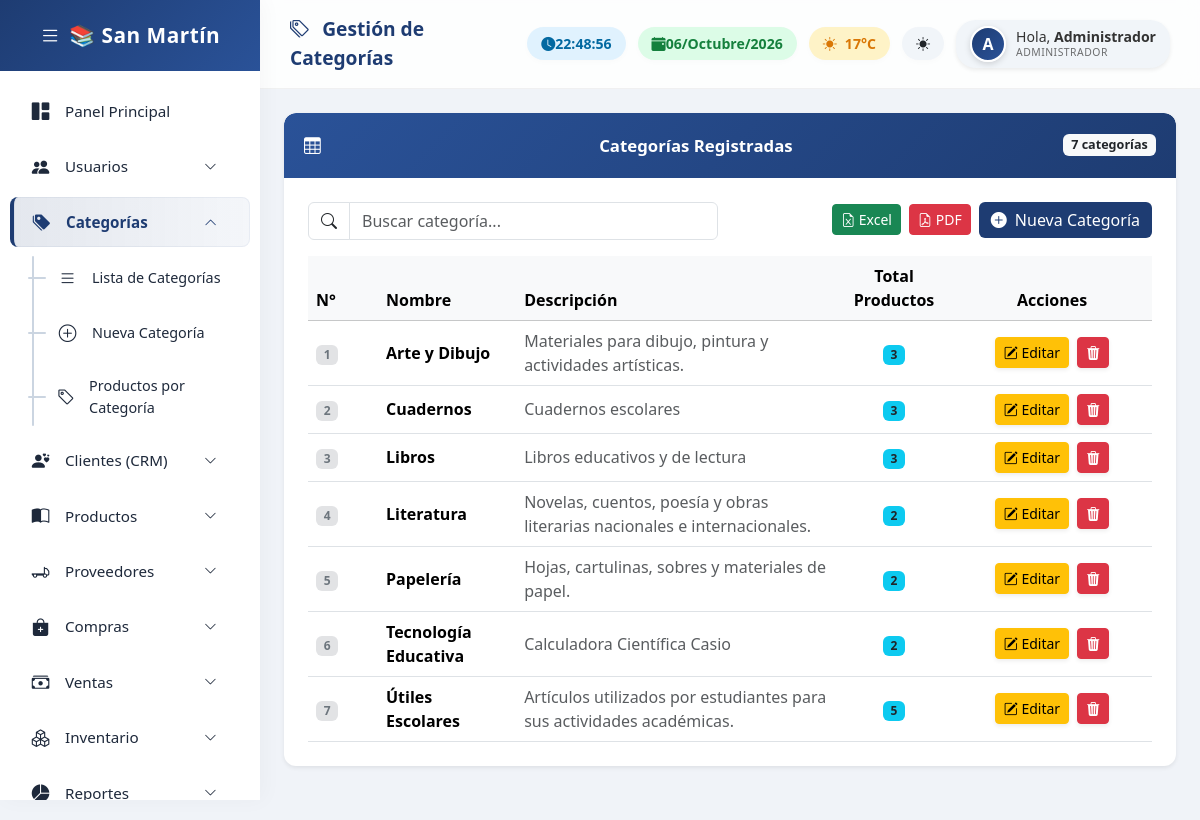
Page /categorias/index.php (signed in) on the committed database.
### tables this page shows
CREATE TABLE `categorias` (
  `id_categoria` int(11) NOT NULL AUTO_INCREMENT,
  `nombre_categoria` varchar(100) DEFAULT NULL,
  `codigo_categoria` varchar(20) DEFAULT NULL,
  `icono` varchar(50) DEFAULT 'bi-tags-fill',
  `categoria_padre` int(11) DEFAULT NULL,
  `activo` tinyint(1) DEFAULT 1,
  `visible_tienda` tinyint(1) DEFAULT 1,
  `descripcion` text DEFAULT NULL,
  `orden` int(11) DEFAULT 0,
  PRIMARY KEY (`id_categoria`)
);

### includes/paginador.php (called while the page is built, shortened)
<?php
function paginar($conexion, $sql_base, $limite = 20) {
    $pagina = isset($_GET['pagina']) ? max(1, intval($_GET['pagina'])) : 1;
    $offset = ($pagina - 1) * $limite;
    $total = mysqli_fetch_assoc(mysqli_query($conexion, $sql_base));
    $total_registros = $total['total'];
    $total_paginas = ceil($total_registros / $limite);
    $sql_limite = " LIMIT $offset, $limite";
    return ['pagina' => $pagina, 'total_paginas' => $total_paginas, 'total_registros' => $total_registros, 'offset' => $offset, 'limite' => $limite, 'sql_limite' => $sql_limite];
}
?>

### categorias/index.php (the view, shortened to what this page needs)
<?php
include("../includes/paginador.php");
$sql_base = "SELECT COUNT(*) as total FROM categorias WHERE activo=1";
$sql_data = "SELECT c.*, (SELECT COUNT(*) FROM productos WHERE categoria_id = c.id_categoria AND activo=1) as total_productos FROM categorias c WHERE c.activo=1 ORDER BY c.nombre_categoria ASC";
$paginacion = paginar($conexion, $sql_base);
$categorias = mysqli_query($conexion, $sql_data . $paginacion['sql_limite']);
?>
<!DOCTYPE html>
<html lang="es">
<head>
    <link href="https://cdn.jsdelivr.net/npm/bootstrap@5.3.3/dist/css/bootstrap.min.css" rel="stylesheet">
    <link rel="stylesheet" href="https://cdn.jsdelivr.net/npm/bootstrap-icons@1.11.3/font/bootstrap-icons.min.css">
<link rel="stylesheet" href="/includes/base.css">
</head>
<body>
<?php $base_path = '../'; include '../includes/sidebar.php'; ?>
<div class="main-content">
    <div class="topbar">
        <div class="topbar-title"><i class="bi bi-tags me-2"></i> Gestión de Categorías</div>
        <div class="topbar-widgets">
            <div class="widget-box widget-time"><i class="bi bi-clock-fill"></i> <span id="txt-reloj">00:00:00</span></div>
            <div class="widget-box widget-date"><i class="bi bi-calendar-event-fill"></i> <span id="txt-fecha">--/--/----</span></div>
            <div class="widget-box widget-weather"><i class="bi bi-sun-fill me-2"></i> <span>17°C</span></div>
            <div class="user-profile shadow-sm">
    <div class="profile-avatar-wrap"><?php if(!empty($_SESSION["imagen"])): ?><img src="../assets/uploads/usuarios/<?php echo $_SESSION["imagen"]; ?>" class="profile-avatar"><?php else: ?><div class="profile-avatar-inicial"><?php echo strtoupper(substr($_SESSION["nombre"],0,1)); ?></div><?php endif; ?></div>
    <div class="profile-info">
        <div class="profile-name">Hola, <strong><?php echo $_SESSION["nombre"]; ?></strong></div>
        <div class="profile-role"><?php echo $_SESSION["rol"]; ?></div>
    </div>
</div>
        </div>
    </div>
    <div class="container-fluid p-4">
        <div class="panel-custom shadow-sm">
            <div class="panel-custom-header">
                <i class="bi bi-table me-2"></i> <span class="menu-text"> Categorías Registradas</span>
                <span class="badge bg-light text-dark"><?php echo $paginacion['total_registros']; ?> categorías</span>
            </div>
            <div class="panel-custom-body p-4">
                <div class="row mb-3">
                    <div class="col-md-6">
                        <div class="input-group">
                            <span class="input-group-text bg-white"><i class="bi bi-search"></i></span>
                            <input type="text" id="buscador" class="form-control" placeholder="Buscar categoría..." onkeyup="filtrarTabla()">
                        </div>
                    </div>
                    <div class="col-md-6 text-end">
                        <a href="?exportar=xls" class="btn btn-success btn-sm me-1"><i class="bi bi-file-earmark-excel"></i> Excel</a>
                        <a href="?exportar=pdf" class="btn btn-danger btn-sm me-1"><i class="bi bi-file-earmark-pdf"></i> PDF</a>
                        <a href="nuevo.php" class="btn btn-primary" style="background: #1e3c72; border: none;"><i class="bi bi-plus-circle-fill me-2"></i>Nueva Categoría</a>
                    </div>
                </div>
                <div class="table-responsive">
                    <table class="table table-hover align-middle mb-0">
                        <thead>
                            <tr class="table-light">
                                <th style="width: 70px;">N°</th>
                                <th>Nombre</th>
                                <th>Descripción</th>
                                <th class="text-center">Total Productos</th>
                                <th class="text-center" style="width: 200px;">Acciones</th>
                            </tr>
                        </thead>
                        <tbody>
                            <?php
                            $num = ($paginacion['pagina'] - 1) * $paginacion['limite'] + 1;
                            while($fila = mysqli_fetch_assoc($categorias)){
                            ?>
                            <tr>
                                <td><span class="badge bg-secondary-subtle text-secondary fw-bold"><?php echo $num++; ?></span></td>
                                <td><strong><?php echo htmlspecialchars($fila['nombre_categoria']); ?></strong></td>
                                <td class="text-muted"><?php echo htmlspecialchars($fila['descripcion']); ?></td>
                                <td class="text-center"><span class="badge bg-info text-dark"><?php echo $fila['total_productos']; ?></span></td>
                                <td class="text-center">
                                    <button class="btn btn-warning btn-sm shadow-sm me-1 btn-editar"
                                            data-bs-toggle="modal"
                                            data-bs-target="#modalEditarCategoria"
                                            data-id="<?php echo $fila['id_categoria']; ?>"
                                            data-nombre="<?php echo htmlspecialchars($fila['nombre_categoria']); ?>"
                                            data-descripcion="<?php echo htmlspecialchars($fila['descripcion']); ?>">
                                        <i class="bi bi-pencil-square"></i> Editar
                                    </button>
                                    <a href="eliminar.php?id=<?php echo $fila['id_categoria']; ?>" class="btn btn-danger btn-sm shadow-sm" data-confirm="¿Seguro de eliminar esta categoría?">
                                        <i class="bi bi-trash3-fill"></i>
                                    </a>
                                </td>
                            </tr>
                            <?php } ?>
                        </tbody>
                    </table>
                </div>
            </div>
        </div>
    </div>
</div>
</body>
</html>

### includes/base.css (style rules this page uses)
:root { --body-bg:#f0f3f8;--sidebar-bg:#fff;--sidebar-text:#1e293b;--sidebar-hover-bg:#e2e8f0;--sidebar-accent:#1e3c72;--sidebar-active-bg:linear-gradient(90deg,rgba(30,60,114,0.12),rgba(42,82,152,0.05));--sidebar-brand-bg:linear-gradient(135deg,#1e3c72,#2a5298);--topbar-bg:rgba(255,255,255,0.85);--panel-bg:#fff;--panel-header-bg:linear-gradient(135deg,#2a5298,#1e3c72);--profile-bg:#f1f5f9;--profile-text:#333;--sub-item-active-bg:#eef2ff;--scrollbar-thumb:rgba(0,0,0,0.12);--scrollbar-thumb-hover:rgba(0,0,0,0.25);--collapse-line:#cbd5e1;--collapse-dash:#94a3b8;--border-color:rgba(0,0,0,0.05);--form-bg:#fff;--form-text:#1e293b;--form-border:#d1d5db;--form-focus-border:#60a5fa;--input-group-bg:#f1f5f9;--card-bg:#fff; }
body { background:var(--body-bg);font-family:'Segoe UI',sans-serif;margin:0;overflow-x:hidden; }
.main-content { margin-left:260px;min-height:100vh;transition:all 0.3s ease; }
.topbar { background:var(--topbar-bg);backdrop-filter:blur(10px);-webkit-backdrop-filter:blur(10px);padding:15px 30px;display:flex;justify-content:space-between;align-items:center;border-bottom:1px solid var(--border-color);position:sticky;top:0;z-index:999; }
.topbar-title { font-size:1.2rem;font-weight:600;color:var(--sidebar-accent); }
.topbar-widgets { display:flex;align-items:center;gap:12px; }
.widget-box { padding:6px 14px;border-radius:20px;font-size:0.88rem;font-weight:600;display:flex;align-items:center;box-shadow:0 2px 6px rgba(0,0,0,0.02); }
.widget-time { background:#e0f2fe;color:#0369a1; }
.widget-date { background:#dcfce7;color:#15803d; }
.widget-weather { background:#fef3c7;color:#d97706; }
.user-profile { display:flex;align-items:center;background:var(--profile-bg);padding:6px 14px;border-radius:20px;font-size:0.9rem;color:var(--profile-text); }
.profile-avatar-wrap { flex-shrink:0;margin-right:10px;display:flex;align-items:center; }
.profile-avatar-inicial { width:36px;height:36px;border-radius:50%;background:linear-gradient(135deg,#1e3c72,#2a5298);color:#fff;display:flex;align-items:center;justify-content:center;font-weight:700;font-size:1rem;border:2px solid #fff;box-shadow:0 2px 6px rgba(0,0,0,0.15); }
.profile-info { display:flex;flex-direction:column;line-height:1.2; }
.profile-name { font-size:0.88rem;white-space:nowrap; }
.profile-role { font-size:0.65rem;text-transform:uppercase;letter-spacing:0.5px;opacity:0.7;white-space:nowrap; }
.panel-custom { border:none;border-radius:12px;background:var(--panel-bg);box-shadow:0 4px 15px rgba(0,0,0,0.02);margin-bottom:30px;animation:fadeInUp 0.5s ease-in-out;overflow:hidden; }
.panel-custom-header { padding:20px;font-size:1.05rem;font-weight:600;color:#fff;border-radius:12px 12px 0 0;background:var(--panel-header-bg); }
.panel-custom-body { padding:20px; }

### rows in the picture
categorias: nombre_categoria "Arte y Dibujo", descripcion "Materiales para dibujo, pintura y actividades artísticas.", total_productos "3"
categorias: nombre_categoria "Cuadernos", descripcion "Cuadernos escolares", total_productos "3"
categorias: nombre_categoria "Libros", descripcion "Libros educativos y de lectura", total_productos "3"
categorias: nombre_categoria "Literatura", descripcion "Novelas, cuentos, poesía y obras literarias nacionales e internacionales.", total_productos "2"
categorias: nombre_categoria "Papelería", descripcion "Hojas, cartulinas, sobres y materiales de papel.", total_productos "2"
categorias: nombre_categoria "Tecnología Educativa", descripcion "Calculadora Científica Casio", total_productos "2"
categorias: nombre_categoria "Útiles Escolares", descripcion "Artículos utilizados por estudiantes para sus actividades académicas.", total_productos "5"

### other values in the picture
substr($_SESSION["nombre"],0,1) "A"
$_SESSION["nombre"] "Administrador"
$_SESSION["rol"] "ADMINISTRADOR"
$paginacion['total_registros'] "7"
